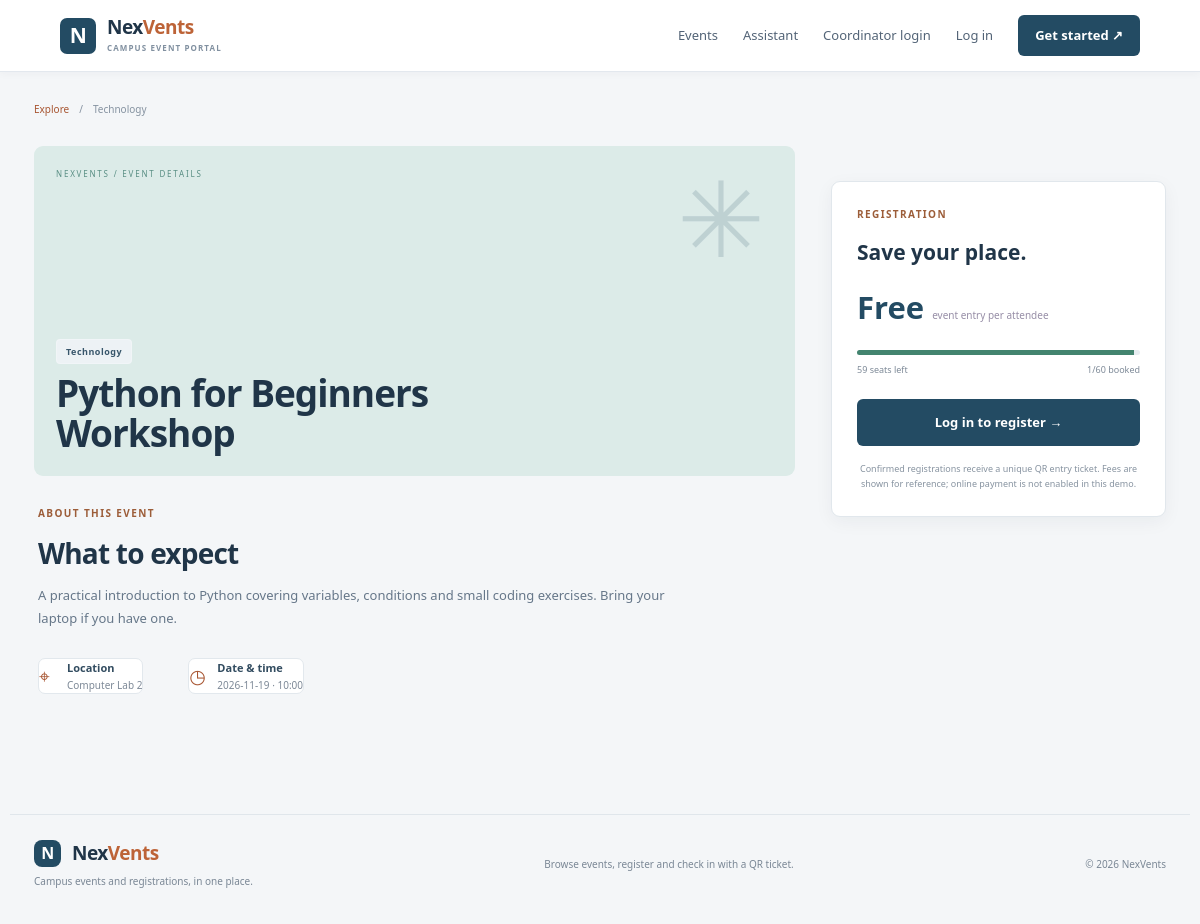
The page /events/1 on the database its author committed.
### tables this page shows
CREATE TABLE events (
            id INTEGER PRIMARY KEY AUTOINCREMENT,
            title TEXT NOT NULL,
            category TEXT NOT NULL,
            description TEXT NOT NULL,
            venue TEXT NOT NULL,
            event_date TEXT NOT NULL,
            event_time TEXT NOT NULL,
            capacity INTEGER NOT NULL CHECK(capacity > 0),
            price REAL NOT NULL DEFAULT 0 CHECK(price >= 0),
            cover TEXT NOT NULL DEFAULT 'violet',
            created_by INTEGER,
            created_at TEXT NOT NULL DEFAULT CURRENT_TIMESTAMP, accommodation_enabled INTEGER NOT NULL DEFAULT 0, stay_price REAL NOT NULL DEFAULT 0, food_price REAL NOT NULL DEFAULT 0, accommodation_capacity INTEGER NOT NULL DEFAULT 0, medical_location TEXT NOT NULL DEFAULT '', medical_contact TEXT NOT NULL DEFAULT '', security_contact TEXT NOT NULL DEFAULT '', emergency_contact TEXT NOT NULL DEFAULT '',
            FOREIGN KEY(created_by) REFERENCES users(id) ON DELETE SET NULL
        );

### app/routes.py (the view)
@bp.route("/events/<int:event_id>")
def event_detail(event_id):
    event = get_event(event_id)
    registered = None
    if session.get("user") and session["user"].get("role") in {"student", "admin"}:
        registered = get_db().execute(
            "SELECT * FROM registrations WHERE user_id=? AND event_id=? AND status!='cancelled'",
            (session["user"]["id"], event_id)
        ).fetchone()
    return render_template("event_detail.html", event=event, registration=registered)

### app/db.py (called while the page is built)
def get_db():
    if "db" not in g:
        db_path = current_app.config["DATABASE"]
        Path(db_path).parent.mkdir(parents=True, exist_ok=True)
        g.db = sqlite3.connect(db_path)
        g.db.row_factory = sqlite3.Row
        g.db.execute("PRAGMA foreign_keys = ON")
    return g.db

### app/routes.py (called while the page is built)
def event_counts(event_id):
    db = get_db()
    row = db.execute(
        "SELECT SUM(CASE WHEN status='confirmed' THEN 1 ELSE 0 END) confirmed, "
        "SUM(CASE WHEN status='waitlisted' THEN 1 ELSE 0 END) waitlisted "
        "FROM registrations WHERE event_id=?", (event_id,)
    ).fetchone()
    return {"confirmed": row["confirmed"] or 0, "waitlisted": row["waitlisted"] or 0}

def get_event(event_id):
    event = get_db().execute("SELECT * FROM events WHERE id=?", (event_id,)).fetchone()
    if not event:
        abort(404)
    data = dict(event)
    counts = event_counts(event_id)
    data.update(counts)
    data["seats_left"] = max(0, data["capacity"] - counts["confirmed"])
    stay_count = get_db().execute(
        "SELECT COUNT(*) AS n FROM registrations WHERE event_id=? AND status='confirmed' AND stay_selected=1",
        (event_id,),
    ).fetchone()["n"]
    data["stay_booked"] = stay_count
    data["stay_slots_left"] = max(0, data.get("accommodation_capacity", 0) - stay_count)
    return data

### app/templates/event_detail.html (shortened to what this page needs)
{% extends 'base.html' %}{% block title %}{{ event.title }} — NexVents{% endblock %}{% block content %}
<div class="breadcrumb"><a href="{{ url_for('main.home') }}">Explore</a><span>/</span>{{ event.category }}</div>
<section class="detail-layout">
  <div>
    <div class="detail-cover cover-{{ event.cover }}"><span class="cover-kicker">NEXVENTS / EVENT DETAILS</span><span class="detail-symbol">✳</span><div><span class="tag tag-light">{{ event.category }}</span><h1>{{ event.title }}</h1></div></div>
    <div class="detail-description"><div class="eyebrow">ABOUT THIS EVENT</div><h2>What to expect</h2><p>{{ event.description }}</p><div class="detail-extra"><div><span>⌖</span><b>Location</b><small>{{ event.venue }}</small></div><div><span>◷</span><b>Date & time</b><small>{{ event.event_date }} · {{ event.event_time }}</small></div></div></div>
  </div>
  <aside class="booking-card">
    <div class="eyebrow">REGISTRATION</div><h3>Save your place.</h3><div class="booking-price">{% if event.price == 0 %}Free{% else %}₹{{ '%.0f'|format(event.price) }}{% endif %}<small>event entry per attendee</small></div>
    <div class="seat-track"><span style="width:{{ (event.seats_left / event.capacity * 100)|round|int }}%"></span></div><div class="seat-label"><span>{{ event.seats_left }} seats left</span><span>{{ event.confirmed }}/{{ event.capacity }} booked</span></div>
    {% if registration %}<div class="registered-note"><b>✓ You're registered</b><small>Status: {{ registration.status }}</small>{% if registration.status=='confirmed' %}<a class="btn btn-primary btn-full" href="{{ url_for('main.ticket', registration_id=registration.id) }}">View my ticket →</a>{% else %}<p class="muted">A place is not confirmed yet. Your waitlist position is saved.</p>{% endif %}</div>
    {% elif current_user and current_user.role=='admin' %}<a class="btn btn-ghost btn-full" href="{{ url_for('main.admin_dashboard') }}">Back to admin</a>
    {% elif current_user and current_user.role=='coordinator' %}<a class="btn btn-ghost btn-full" href="{{ url_for('main.coordinator_dashboard') }}">Back to team dashboard</a>
    {% else %}<a class="btn btn-primary btn-full" href="{{ url_for('main.login', next=url_for('main.event_detail', event_id=event.id)) }}">Log in to register →</a>{% endif %}
    <p class="booking-foot">Confirmed registrations receive a unique QR entry ticket. Fees are shown for reference; online payment is not enabled in this demo.</p>
  </aside>
</section>
{% endblock %}

### rows shown on the page
events: category "Technology", title "Python for Beginners Workshop", description "A practical introduction to Python covering variables, conditions and small coding exercises. Bring your laptop if you have one.", venue "Computer Lab 2", event_date "2026-11-19", event_time "10:00", capacity "60"

### other values the page prints
{{ event.seats_left }} "59"
{{ event.confirmed }} "1"
